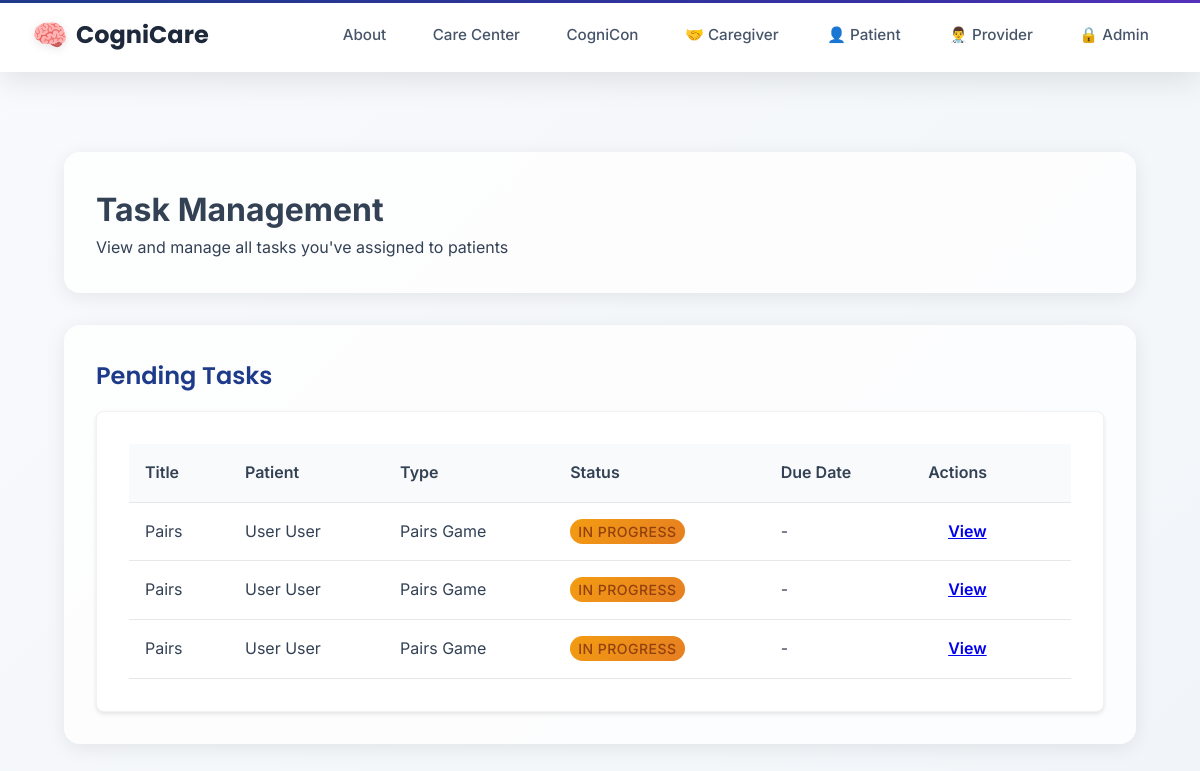
The app's page /tasks/provider/tasks/ (signed in), older data.
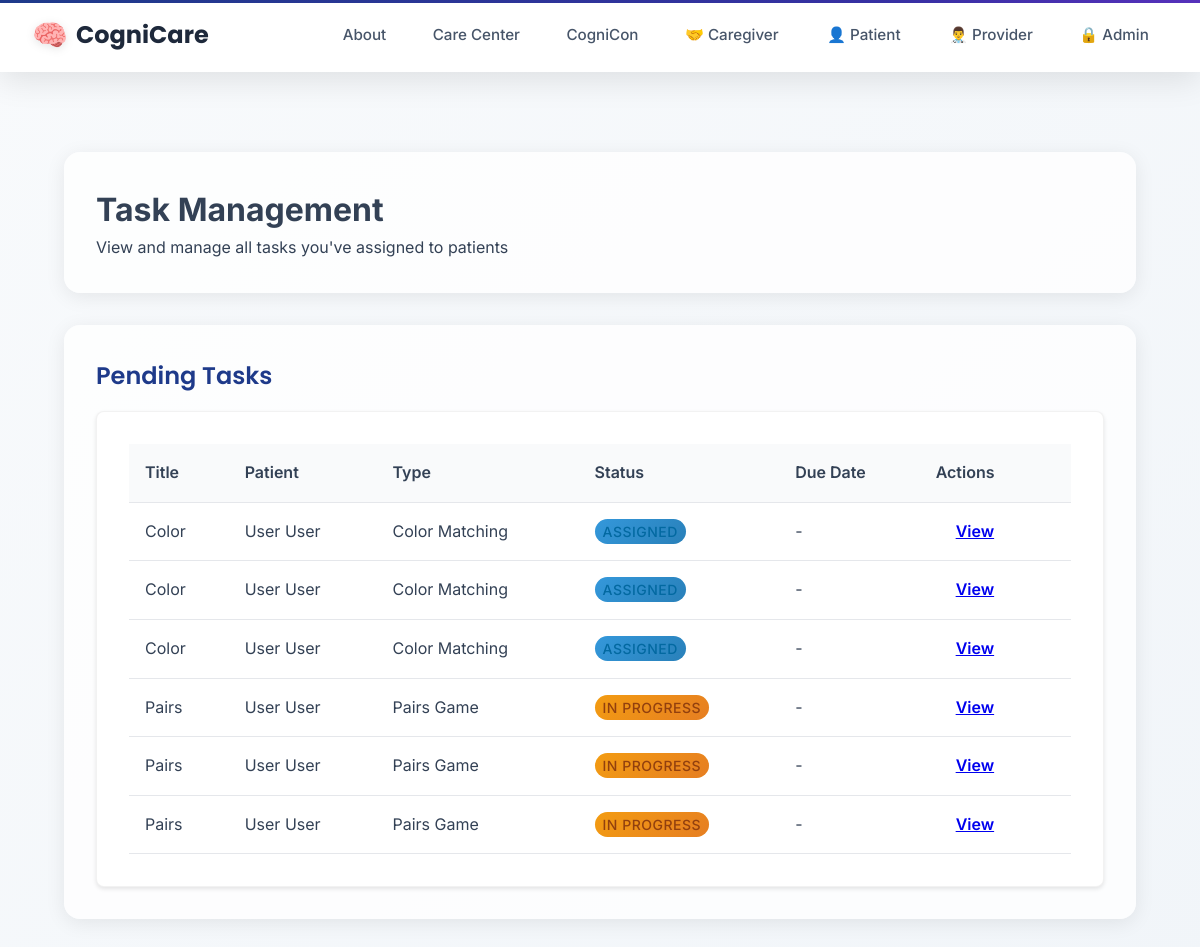
The same page, newer data.
### taskmanager/models.py (models this page shows, shortened)
class Task(models.Model):
    title = models.CharField(max_length=200)
    description = models.TextField(blank=True, null=True)
    task_type = models.CharField(max_length=50, choices=TASK_TYPES)
    difficulty = models.CharField(
        max_length=20,
        choices=DIFFICULTY_LEVELS,
        default='mild',
        help_text="Cognitive difficulty level for games"
    )
    assigned_by = models.ForeignKey(UserProfile, on_delete=models.CASCADE, related_name='assigned_tasks')
    assigned_to = models.ForeignKey(UserProfile, on_delete=models.CASCADE, related_name='received_tasks')
    status = models.CharField(max_length=20, choices=TASK_STATUS, default='assigned')
    created_at = models.DateTimeField(auto_now_add=True)
    assigned_at = models.DateTimeField(auto_now_add=True)
    due_date = models.DateTimeField(null=True, blank=True)
    completed_at = models.DateTimeField(null=True, blank=True)
    task_config = models.JSONField(default=dict, blank=True)
    class Meta:
        ordering = ['-created_at']

### users/models.py (models this page shows, shortened)
class UserProfile(models.Model):
    USER_TYPES = (
        ('admin', 'Administrator'),
        ('provider', 'Healthcare Provider'),
        ('caregiver', 'Caregiver'),
        ('patient', 'Patient'),
    )
    user = models.OneToOneField(User, on_delete=models.CASCADE, related_name='profile')
    user_type = models.CharField(max_length=20, choices=USER_TYPES)
    provider = models.ForeignKey('self', on_delete=models.SET_NULL, null=True, blank=True,
                                related_name='managed_patients', limit_choices_to={'user_type': 'provider'})
    patient = models.ForeignKey('self', on_delete=models.SET_NULL, null=True, blank=True,
                               related_name='caregivers', limit_choices_to={'user_type': 'patient'})
    linked_patients = models.ManyToManyField(
        'self',
        symmetrical=False,
        related_name='linked_caregivers',
        limit_choices_to={'user_type': 'patient'},
        blank=True,
        help_text="Patients this caregiver can access"
    )

### taskmanager/views.py (the view)
# urls.py: path('provider/tasks/', views.provider_task_management, name='provider_task_management'),
@login_required
def provider_task_management(request):
    if not hasattr(request.user, 'profile') or request.user.profile.user_type != 'provider':
        messages.error(request, 'You do not have permission to access task management.')
        return redirect('home')
    assigned_tasks = Task.objects.filter(assigned_by=request.user.profile)
    context = {
        'assigned_tasks': assigned_tasks,
        'pending_tasks': assigned_tasks.filter(status__in=['assigned', 'in_progress']),
        'completed_tasks': assigned_tasks.filter(status='completed'),
        'overdue_tasks': assigned_tasks.filter(status='overdue')
    }
    return render(request, 'tasks/assign/provider_task_management.html', context)

### templates/tasks/assign/provider_task_management.html (shortened to what this page needs)
{% extends 'layouts/base.html' %}
{% block content %}
<div class="container">
    <div class="section">
        <h1>Task Management</h1>
        <p>View and manage all tasks you've assigned to patients</p>
    </div>
    {% if pending_tasks %}
    <div class="section">
        <h2>Pending Tasks</h2>
        <div class="card">
            <table class="table">
                <thead>
                    <tr>
                        <th>Title</th>
                        <th>Patient</th>
                        <th>Type</th>
                        <th>Status</th>
                        <th>Due Date</th>
                        <th>Actions</th>
                    </tr>
                </thead>
                <tbody>
                    {% for task in pending_tasks %}
                    <tr>
                        <td>{{ task.title }}</td>
                        <td>{{ task.assigned_to.user.get_full_name }}</td>
                        <td>{{ task.get_task_type_display }}</td>
                        <td><span class="status-badge status-{{ task.status }}">{{ task.get_status_display }}</span></td>
                        <td>{% if task.due_date %}{{ task.due_date|date:"M d, Y g:i A" }}{% else %}-{% endif %}</td>
                        <td>
                            <a href="{% url 'taskmanager:task_results' task.id %}" class="mdc-button mdc-button--outlined">View</a>
                        </td>
                    </tr>
                    {% endfor %}
                </tbody>
            </table>
        </div>
    </div>
    {% endif %}
</div>
{% endblock %}

Row changes from the older to the newer data that the page shows:
added Task: title "Color", assigned_to.user.get_full_name "User User", task_type "Color Matching", status "ASSIGNED"
added Task: title "Color", assigned_to.user.get_full_name "User User", task_type "Color Matching", status "ASSIGNED"
added Task: title "Color", assigned_to.user.get_full_name "User User", task_type "Color Matching", status "ASSIGNED"
